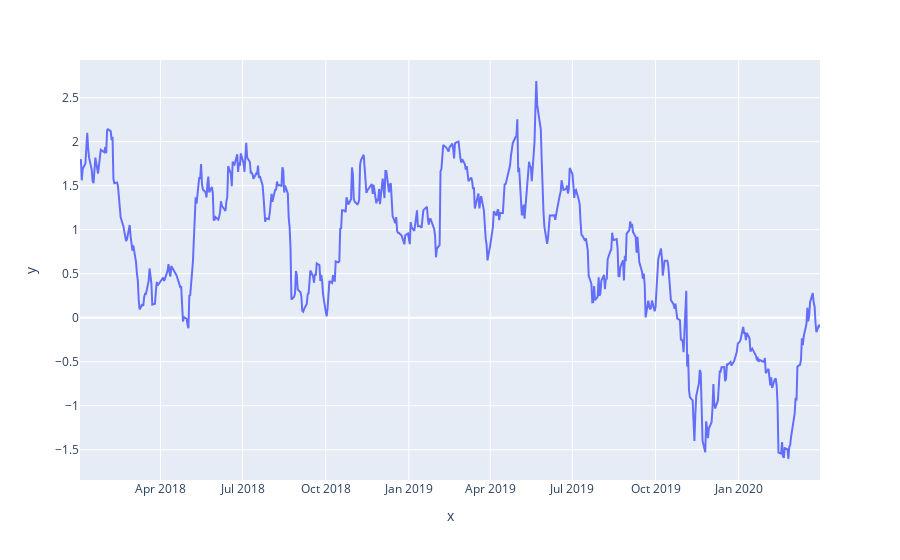
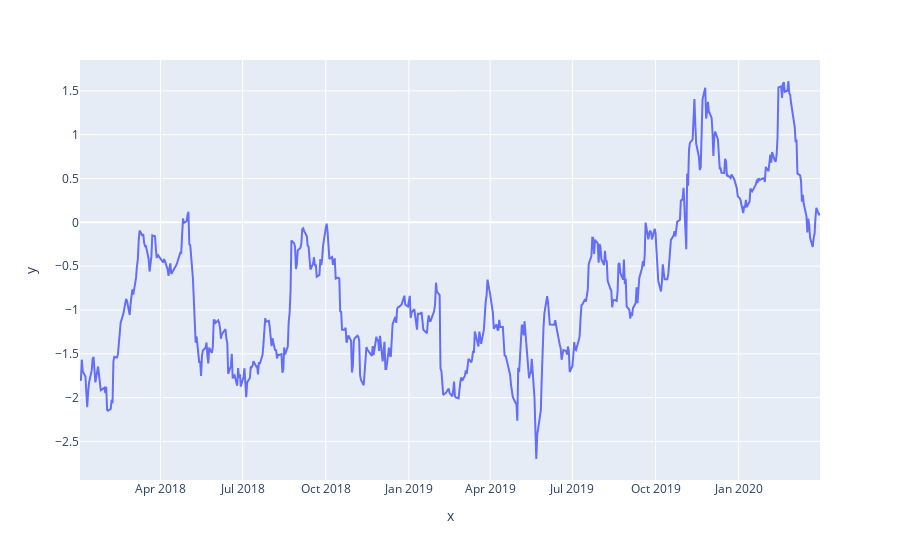

Here is the notebook cell these charts were saved with, in order:
### Code cell
check_TLS_price_cointegration(stock1, stock2)

### Figure 1 — Plotly figure (JSON) as saved in the notebook; plotly's stock layout.template omitted (floating-point values rounded to 4 significant figures; data arrays with more than 128 entries replaced by an {"elided": "..."} marker saying what was removed)
{"data": [{"hoverlabel": {"namelength": 0}, "hovertemplate": "x=%{x}<br>y=%{y}", "legendgroup": "", "line": {"color": "#636efa", "dash": "solid"}, "mode": "lines", "name": "", "showlegend": false, "type": "scatter", "x": {"elided": "569 str values"}, "xaxis": "x", "y": {"elided": "569 float values"}, "yaxis": "y"}], "layout": {"legend": {"tracegroupgap": 0}, "margin": {"t": 60}, "xaxis": {"anchor": "y", "domain": [0, 1], "title": {"text": "x"}}, "yaxis": {"anchor": "x", "domain": [0, 1], "title": {"text": "y"}}}}

### Figure 2 — Plotly figure (JSON) as saved in the notebook; plotly's stock layout.template omitted (floating-point values rounded to 4 significant figures; data arrays with more than 128 entries replaced by an {"elided": "..."} marker saying what was removed)
{"data": [{"hoverlabel": {"namelength": 0}, "hovertemplate": "x=%{x}<br>y=%{y}", "legendgroup": "", "line": {"color": "#636efa", "dash": "solid"}, "mode": "lines", "name": "", "showlegend": false, "type": "scatter", "x": {"elided": "569 str values"}, "xaxis": "x", "y": {"elided": "569 float values"}, "yaxis": "y"}], "layout": {"legend": {"tracegroupgap": 0}, "margin": {"t": 60}, "xaxis": {"anchor": "y", "domain": [0, 1], "title": {"text": "x"}}, "yaxis": {"anchor": "x", "domain": [0, 1], "title": {"text": "y"}}}}
